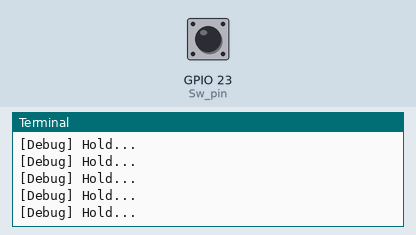
Bench run of a program on a simulated Raspberry Pi (BCM pin numbers). On the bench: the last lines printed to the terminal. The test bench sets the inputs (shaded band); at power-on: GPIO 23 (Sw_pin) HIGH.

Above: at 1.2 s.
1.3 s: GPIO 23 (Sw_pin) pulled LOW for 0.15 s
At 1.8 s:
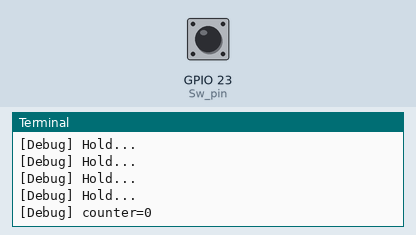
2.9 s: GPIO 23 (Sw_pin) pulled LOW for 1 s
At 3.7 s:
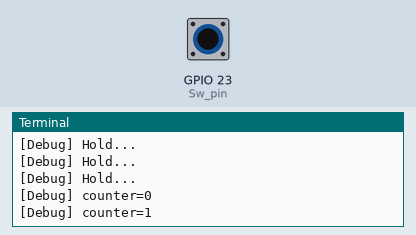
5.4 s: GPIO 23 (Sw_pin) pulled LOW for 3.2 s
Timing chart, 0 to 8.4 s (numbered marks = the images above; inputs shaded):
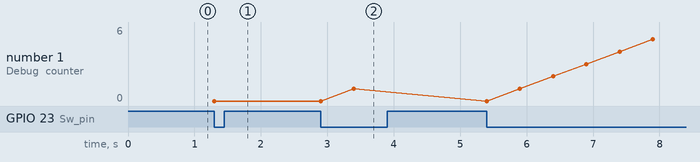

Measured:
- after the input at 1.3 s, the terminal: prints a new line at once (image 1)
- after the input at 2.9 s, the terminal: prints a new line after 0.50 s (image 2)
- plotted number 1: 0 → 1 after the input at 2.9 s, 1 → 6 after the input at 5.4 s

The program:

gpio_test_3.py
```python
#　# シンプルにgpio検出
# 検出間にpass

#必要なモジュールをインポート
import RPi.GPIO as GPIO             #GPIO用のモジュールをインポート
import time                         #時間制御用のモジュールをインポート
import sys                          #sysモジュールをインポート

#ポート番号の定義
Sw_pin = 23                         #変数"Sw_pin"に23を格納
#GPIOの設定
GPIO.setmode(GPIO.BCM)              #GPIOのモードを"GPIO.BCM"に設定
#GPIO23を入力モードに設定してプルダウン抵抗を有効にする
GPIO.setup(Sw_pin, GPIO.IN, pull_up_down=GPIO.PUD_UP)


#while文で無限ループ
#GPIO23の入力を読み取る

counter = 0

while True:
    try:
        if GPIO.input(Sw_pin) == GPIO.HIGH:  #GPIO23が"1"のとき
            counter = 0
            print("[Debug] Hold...")
            continue  #passの代わりにcontinueを使用してループの先頭に戻る
        print(f"[Debug] counter={counter}")
        time.sleep(0.5)                       #0.5秒間待つ
        counter += 1
    except KeyboardInterrupt:               #Ctrl+Cキーが押された
        GPIO.cleanup()                      #GPIOをクリーンアップ
        sys.exit()                          #プログラムを終了
```
